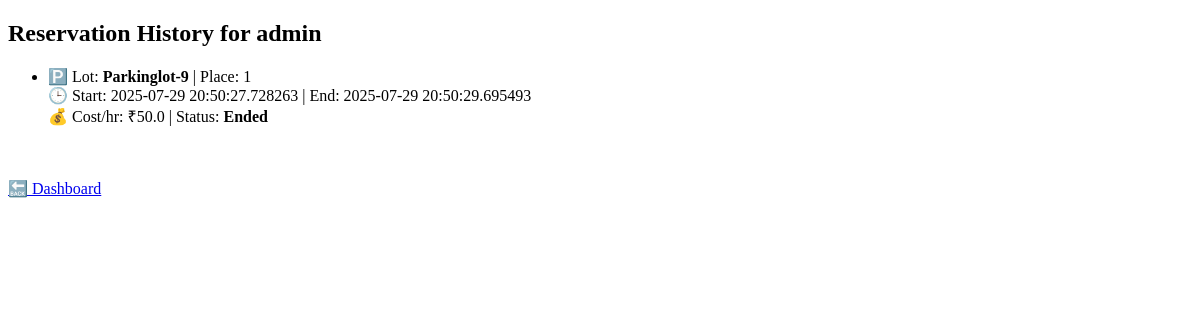
Page /history (signed in) on the earlier database version.
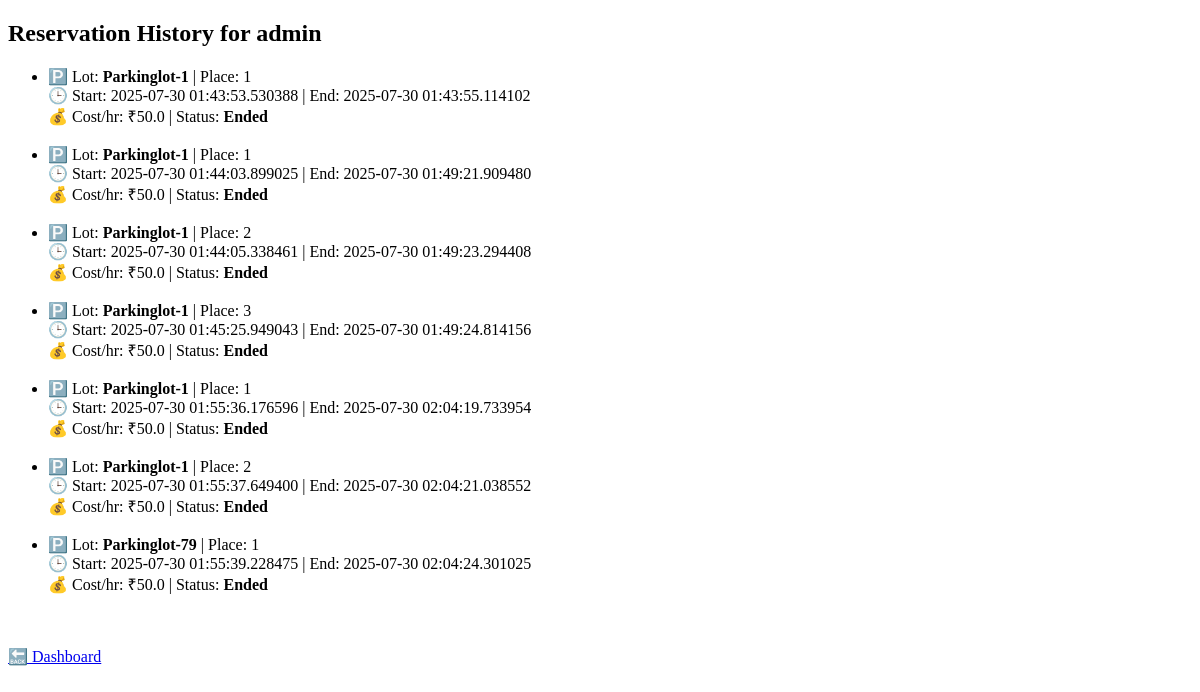
Same page on the later database version.
### app.py (models this page shows)
class ParkingLot(db.Model):
    __tablename__ = 'parkinglots'
    id = db.Column(db.Integer, primary_key=True)
    name = db.Column(db.String(100), nullable=False)
    landmark = db.Column(db.String(100), nullable=False)
    address = db.Column(db.String(200))
    pincode = db.Column(db.String(10))
    price = db.Column(db.Integer)
    max_spots = db.Column(db.Integer)
    places = db.relationship('Place', backref='lot', lazy=True)

class Reservation(db.Model):
    __tablename__ = 'reservation'
    id = db.Column(db.Integer, primary_key=True)
    user_id = db.Column(db.Integer, db.ForeignKey('user.id'))
    place_id = db.Column(db.Integer, db.ForeignKey('places.id'))
    start_time = db.Column(db.DateTime, default=datetime.now)
    end_time = db.Column(db.DateTime, nullable=True)
    status = db.Column(db.String(20), default='active')
    cost_per_hour = db.Column(db.Float, nullable=True)
    user = db.relationship('User', backref='reservations')
    place = db.relationship('Place', backref='reservations')

### app.py (the view)
@app.route('/history')
def user_history():
    user_id = session.get('user_id')
    if not user_id:
        return redirect('/login')  #  Force login if not authenticated
    reservations = Reservation.query.filter_by(user_id=user_id).all()
    final_data = []
    for res in reservations:
        place = Place.query.get(res.place_id)
        if not place:
            continue  # skip this reservation if place is missing
        lot = ParkingLot.query.get(place.lot_id)
        if not lot:
            continue  # skip if lot is missing
        final_data.append({
            'lot_name': lot.name,
            'place_number': place.number,
            'start_time': res.start_time,
            'end_time': res.end_time,
            'cost_per_hour': res.cost_per_hour,
            'is_active': res.status=='active'
        })
    return render_template("user_history.html", reservations=final_data)

### templates/user_history.html (shortened to what this page needs)
<!DOCTYPE html>
<html>
<head>
</head>
<body>
    <h2>Reservation History for {{ session.username }}</h2>
    {% if reservations %}
        <ul>
        {% for res in reservations %}
            <li>
                🅿️ Lot: <strong>{{ res.lot_name }}</strong> | Place: {{ res.place_number }}<br>
                🕒 Start: {{ res.start_time }} | End: {{ res.end_time or 'Active' }}<br>
                💰 Cost/hr: ₹{{ res.cost_per_hour }} | Status: <strong>{{ 'Active' if res.is_active else 'Ended' }}</strong>
            </li><br>
        {% endfor %}
        </ul>
    {% else %}
        <p>No reservations found.</p>
    {% endif %}
     <br><a href="{{ url_for('dashboard') }}">🔙  Dashboard</a>
</body>
</html>

Differences in the rows shown:
now on this page (row edited): Reservation: start_time "2025-07-30 01:44:03.899025", end_time "2025-07-30 01:49:21.909480", cost_per_hour "50.0"
added Reservation: start_time "2025-07-30 01:44:05.338461", end_time "2025-07-30 01:49:23.294408", cost_per_hour "50.0"
added Reservation: start_time "2025-07-30 01:45:25.949043", end_time "2025-07-30 01:49:24.814156", cost_per_hour "50.0"
added Reservation: start_time "2025-07-30 01:55:36.176596", end_time "2025-07-30 02:04:19.733954", cost_per_hour "50.0"
added Reservation: start_time "2025-07-30 01:55:37.649400", end_time "2025-07-30 02:04:21.038552", cost_per_hour "50.0"
added ParkingLot: lot_name "Parkinglot-79"
added Reservation: start_time "2025-07-30 01:55:39.228475", end_time "2025-07-30 02:04:24.301025", cost_per_hour "50.0"
Other differences:
new list line: "🅿️ Lot: | Place: 1 🕒 Start: | End: 💰 Cost/hr: ₹ | Status: Ended"
new list line: "Parkinglot-1"
new list line: "2025-07-30 01:43:53.530388 2025-07-30 01:43:55.114102 50.0"
new list line: "🅿️ Lot: | Place: 2 🕒 Start: | End: 💰 Cost/hr: ₹ | Status: Ended"
new list line: "🅿️ Lot: | Place: 3 🕒 Start: | End: 💰 Cost/hr: ₹ | Status: Ended"
list line gone: "🅿️ Lot: | Place: 1 🕒 Start: | End: 💰 Cost/hr: ₹ | Status: Ended"
list line gone: "Parkinglot-9"
list line gone: "2025-07-29 20:50:27.728263 2025-07-29 20:50:29.695493 50.0"
